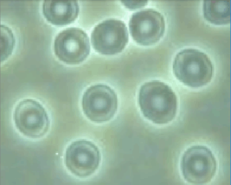
#> input picture cell3.jpg, 231 x 185 px
$ python 16.py   (older library calls are emulated)
#> lines starting #> are read from the running program, lines starting #| are printed output that depends on the picture; after the words box and inside, x2 and y2 are one past the last pixel; in counts of white or black regions, pixels touching at a corner belong together
'''
-*- coding: utf-8 -*-
@Author  : LiZhichao
@Time    : 2019/6/24 8:48
@Software: PyCharm
@File    : 624.py
'''
from tkinter import *
from tkinter import filedialog
import cv2 as cv
import numpy as np
from matplotlib import pyplot as plt
from tkinter import filedialog
import os

def dis(title,num,files):
    cv.namedWindow(title, 0)
    cv.resizeWindow(title, num * H, W)
    cv.imshow(title, np.hstack(files))
    cv.waitKey(0)
    cv.destroyAllWindows()

def display(num,titles,files):
    for i in range(num):
        plt.figure("hist")
        arr = files[i].flatten()
        plt.subplot(1,2,i+1)
        plt.title(titles[i])
        n, bins, patches = plt.hist(arr, bins=256, density=1,edgecolor='None',
                                    facecolor='red')
    plt.show()

def displays(Name,r,c,titles,files):
    plt.figure(Name)
    for i in range(len(files)):
        plt.subplot(r,c,i+1)
        plt.imshow(files[i], cmap='gray')
        plt.xticks([]), plt.yticks([])
        plt.title(titles[i])
    plt.show()

#灰度化
def gray(img):
    # 获取当前图片的信息
    imgInfo = img.shape
    heigh = imgInfo[0]
    width = imgInfo[1]
    # dst 一般是新建值，目标图片
    dst = np.zeros((heigh, width), np.uint8)
    for i in range(0, heigh):
        for j in range(0, width):
            gray = 0.114 * img[i, j, 0] + 0.587 * img[i, j, 1] + 0.299 * img[i, j, 2]
            dst[i, j] = np.uint8(gray)
    return dst

#灰度对比度
def contrast(img,value1,value2):
    image = np.zeros((H,W),np.uint8)
    for i in range(H):
        for j in range(W):
            if img[i,j] > value1:
                gray = img[i,j]*1.2
                if gray > 255:
                    gray = 255
            elif img[i,j] < value2:
                gray = img[i,j]*0.5
            else:
                gray = img[i,j]
            image[i,j]=gray
    flies = [img,image]
    dis("Contrast",2,files=flies)
    return image

#灰度反转
def reverse(img):
    image = np.zeros((H,W),np.uint8)
    for i in range(H):
        for j in range(W):
            gray = 255 - img[i,j]
            image[i,j]=gray
    flies = [img,image]
    dis("Reverse",2,files=flies)
    return image

#二值化
def binarization(img,value):
    image = np.zeros((H,W),np.uint8)
    for i in range(H):
        for j in range(W):
            if img[i,j]>value:
                gray = 255
            else:
                gray = 0
            image[i,j]=gray
    flies = [img,image]
    dis("Binarization",2,files=flies)
    return image

#直方图均衡化
def Hist(img):
    Newimg = np.zeros((H, W), np.uint8)  # 二维数组
    Hist = np.zeros(256, np.int)  # Pixel sum一维均衡化前
    EqHist = np.zeros(256, np.int)  # Equal Pixel均衡化后
    HistP = np.zeros(256, np.float)  # 像素概率
    HistPSUM = np.zeros(256, np.float)  # 像素概率和
    Pixelsum = H * W
    for i in range(H):
        for j in range(W):
            # Every Gray Pixel sum
            Hist[img[i,j]]+=1#像素点出现的次数

    for i in range(256):
        HistP[i] =Hist[i]/Pixelsum#像素点出现的概率

    for i in range(1,256):
        HistPSUM[i] =HistP[i]+HistPSUM[i-1]#归一化

    for i in range(256):
        EqHist[i] =HistPSUM[i]*255#均衡化后灰度值

    for i in range(H):
        for j in range(W):
            # Set New pixels Gray
            Newimg[i,j]= EqHist[img[i,j]]

    files = [img,Newimg]
    titles = ["first","last"]
    displays("Hist",1,2,titles,files)
    display(2,titles,files)
    return Newimg

#5x5
def median5x5(img):
    curimg = np.zeros((H,W),np.uint8)
    newimg = np.zeros((H,W),np.uint8)

    for i in range(1,H-2):
        for j in range(1,W-2):
            t00 = img[i-2,j-2]
            t01 = img[i-2,j-1]
            t02 = img[i-2,j]
            t03 = img[i-2,j+1]
            t04 = img[i-2,j+2]
            t10 = img[i-1, j - 2]
            t11 = img[i-1, j - 1]
            t12 = img[i-1, j]
            t13 = img[i-1, j + 1]
            t14 = img[i-1, j + 2]
            t20 = img[i , j - 2]
            t21 = img[i , j - 1]
            t22 = img[i , j]
            t23 = img[i , j + 1]
            t24 = img[i , j + 2]
            t30 = img[i+1, j - 2]
            t31 = img[i+1, j - 1]
            t32 = img[i+1, j]
            t33 = img[i+1, j + 1]
            t34 = img[i+1, j + 2]
            t40 = img[i+2, j - 2]
            t41 = img[i+2, j - 1]
            t42 = img[i+2, j]
            t43 = img[i+2, j + 1]
            t44 = img[i+2, j + 2]
            templ =[t00,t01,t02,t03,t04,t10,t11,t12,t13,t14,t20,t21,t22,t23,t24,t30,t31,t32,t33,t34,t40,t41,t42,t43,t44]
            templ.sort()
            curimg[i,j]=templ[12]
    for i in range(img.shape[0]):
        for j in range(img.shape[1]):
            if i == 0:
                newimg[i, j] = img[i, j]
            elif j == 0:
                newimg[i, j] = img[i, j]
            elif i == H-1 or i == H-2:
                newimg[i, j] = img[i, j]
            elif j == W-1 or j==W-2:
                newimg[i, j] = img[i, j]
            else:
                newimg[i, j] = curimg[i, j]
    files = [img, curimg, newimg]
    dis('5x5', 3, files)
    return newimg

#Robert算子
def Robert(H,W,img):
    imgR = np.zeros((H,W),np.uint8)
    for i in range(0, H - 1):
        for j in range(0, W - 1):
            a00 = np.int16(img[i,j])
            a01 = np.int16(img[i,j+1])
            a10 = np.int16(img[i+1,j])
            a11 = np.int16(img[i+1,j+1])
            # u = np.sqrt((a00-a11)**2 + (a10-a01)**2)
            u = np.abs((a00-a11))+np.abs(a10-a01)
            if u>= 255:
                u = 255
            elif u<0:
                u = 0
            imgR[i,j] =np.uint8(u)
    files = [img,imgR]
    dis('Robert', 2, files)
    return imgR

#填充
def fillHole(im_in):
    im_floodfill = im_in.copy()
    # Mask 用于 floodFill，官方要求长宽+2
    h, w = im_in.shape[:2]
    mask = np.zeros((h + 2, w + 2), np.uint8)

    # floodFill函数中的seedPoint对应像素必须是背景
    isbreak = False
    for i in range(im_floodfill.shape[0]):
        for j in range(im_floodfill.shape[1]):
            if (im_floodfill[i][j] == 0):
                seedPoint = (i, j)
                isbreak = True
                break
        if (isbreak):
            break

    # 得到im_floodfill 255填充非孔洞值
    cv.floodFill(im_floodfill, mask, seedPoint, 255)

    # 得到im_floodfill的逆im_floodfill_inv
    im_floodfill_inv = cv.bitwise_not(im_floodfill)

    # 把im_in、im_floodfill_inv这两幅图像结合起来得到前景
    im_out = im_in | im_floodfill_inv

    # 保存结果
    return im_out

#绘制轮廓
def draw1(thresh,value):
    contours, hierarchy = cv.findContours(thresh, cv.RETR_TREE,
                                              cv.CHAIN_APPROX_NONE)

    count = 0
    ares_avrg = 0
    c_max = []
    for i in range(len(contours)):
        cnt = contours[i]
        area = cv.contourArea(cnt)
        print(area)

        # 处理掉小的轮廓区域，这个区域的大小自己定义。
        if (area < value):
            c_min = []
            c_min.append(cnt)
            cv.drawContours(thresh, c_min, -1, (0, 0, 0), thickness=-1)
            continue
        count += 1
        ares_avrg += area
        c_max.append(cnt)

        rect = cv.boundingRect(cnt)  # 提取矩形坐标
        cv.rectangle(img, rect, (0, 0, 0xff), 1)  # 绘制矩形
        y = 10 if rect[1] < 10 else rect[1]  # 防止编号到图片之外
        cv.putText(img, str(count), (rect[0], y), cv.FONT_HERSHEY_COMPLEX,
                    0.4, (255, 0, 0), 1)  # 在细胞左上角写上编号
        print("{}-cell:{}".format(count, area), end="  ")  # 打印出每个细胞的面积
        print("x:{} y:{}".format(rect[0], rect[1]))  # 打印坐标

    cv.drawContours(img, c_max, -1, (0, 0, 0), thickness=1)

    cv.imshow('mask', img)
    cv.waitKey(0)

#正常图片操作
def main1(img):
    imgh1 = Hist(img)#灰度均衡化
    cv.imshow("Hist",imgh1)

    imgN1 = median5x5(imgh1)#中值滤波处理噪声
    cv.imshow("Median5x5", imgN1)

    imgR = Robert(H, W, imgN1)#Robert锐化算子进行边缘检测
    cv.imshow("Robert", imgR)

    imgErZhihua = binarization(imgR,39)#图像二值化
    cv.imshow("Binarization",imgErZhihua)

    fill_img = fillHole(imgErZhihua)#填充二值化图像
    cv.imshow("Fill", fill_img)

    draw1(fill_img,150)#勾画轮廓

    cv.waitKey(0)
    cv.destroyAllWindows()

#对图片进行灰度反转
def main2(img):
    img4 = reverse(img)
    cv.imshow("Reverse",img4)

    imgh1 = Hist(img4)
    cv.imshow("Hist",imgh1)

    imgN1 = median5x5(imgh1)
    cv.imshow("Median5x5", imgN1)

    imgR = Robert(H, W, imgN1)
    cv.imshow("Robert", imgR)

    imgErZhihua = binarization(imgR,39)
    cv.imshow("Binarization",imgErZhihua)

    fill_img = fillHole(imgErZhihua)
    cv.imshow("Fill", fill_img)

    draw1(fill_img,170)

    cv.waitKey(0)
    cv.destroyAllWindows()

if __name__ == '__main__':

    root = Tk()#创建图形用户界面，用来打开图片
    default_dir = r"C:\Users\19845\PycharmProjects\Project\image"
    #默认打开的文件夹，可修改为目标图片所在文件夹
    File = filedialog.askopenfilename(parent=root, initialdir=(
        os.path.expanduser(default_dir)), title='选择文件')
#> the answer given: cell3.jpg
    print(File)

    img = cv.imread(File)#获取图形用户界面得到的图片路径
#> img is the input picture: shape (185, 231, 3); mean B, G, R 159.4, 181.6, 150.3

    # img = cv.imread("cell3.jpg")#如果无法通过图像用户界面打开，可注释掉318-325行，使用该行获取图片

    cv.imshow("Original",img)

    img1 = gray(img)#图片灰度化
#> after the loop in gray, `for i in range(0, heigh):`:
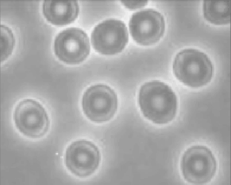
#> dst: shape (185, 231); min 118, max 241, mean 169.2
    H = img1.shape[0]
#> H = 185
    W = img1.shape[1]
#> W = 231
    print(img1.shape)
#| (185, 231)
    cv.imshow("Grayscale",img1)

    img2 = contrast(img1,127,70)#灰度图调整灰度对比度
#> after the loop in contrast, `for i in range(H):`:
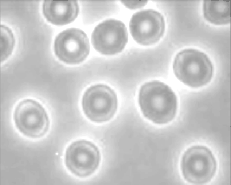
#> image: shape (185, 231); min 118, max 255, mean 202.3
    cv.imshow("Contrast",img2)

    main1(img2)#正常处理图片
#> after the loop in Hist, `for i in range(H):`:
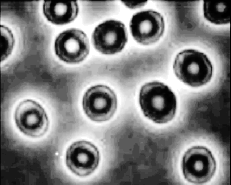
#> Newimg: shape (185, 231); min 0, max 255, mean 129.2
#> the loop in displays, `for i in range(len(files)):` made 2 passes
#> after the loop in Robert, `for i in range(0, H - 1):`:
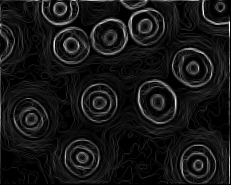
#> imgR: shape (185, 231); min 0, max 255, mean 22.1
#> after the loop in binarization, `for i in range(H):`:
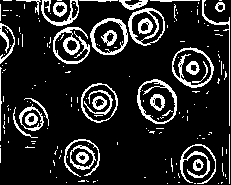
#> image: shape (185, 231); 14.7% white in thin lines or dots
#> in fillHole, `cv.floodFill(im_floodfill, mask, seedPoint, 255)`: im_floodfill: shape (185, 231); 89.1% white; 30 black regions (9 under 20 px), largest, box (x1, y1, x2, y2) and area: (140, 82, 175, 122) 793, (173, 50, 211, 85) 720, (94, 21, 124, 53) 602
#> in fillHole, `im_out = im_in | im_floodfill_inv`: im_out: shape (185, 231); 25.6% white; 153 white regions (129 under 20 px)
#> in draw1, `contours, hierarchy = cv.findContours(thresh, cv.RETR_TREE, cv.CHAIN_A..`: contours = 153 contours, 134 with area under 20; largest, box (x1, y1, x2, y2) and area: (137, 79, 177, 124) 1344, (172, 47, 214, 88) 1238, (81, 83, 118, 123) 1084, (90, 18, 128, 55) 1059, (128, 8, 165, 46) 1031
#> the loop in draw1, `for i in range(len(contours)):` made 153 passes
#> area on passes 22, 42, 68: 82.5, 105.5, 39.5
#| 0.0
#| 0.0
#| 0.0
#| 0.5
#| 0.0
#| 0.0
#| 0.5
#| 0.0
#> (further printed lines are left out)
#> after the loop in draw1, `for i in range(len(contours)):`:
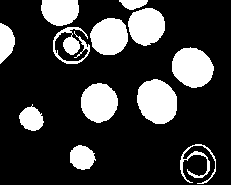
#> thresh: shape (185, 231); 21.9% white; 12 white regions
#> after the loop in draw1, `for i in range(len(contours)):`: ares_avrg = 8568; c_max = 12 contours; largest, box (x1, y1, x2, y2) and area: (137, 79, 177, 124) 1344, (172, 47, 214, 88) 1238, (81, 83, 118, 123) 1084, (90, 18, 128, 55) 1059, (128, 8, 165, 46) 1031; count = 12
#> in draw1, `cv.drawContours(img, c_max, -1, (0, 0, 0), thickness=1)`:
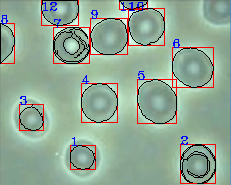
#> img: shape (185, 231, 3); mean B, G, R 149.2, 167.8, 145.5

    # main2(img2)#将图片进行灰度反转处理

    cv.waitKey(0)
    cv.destroyAllWindows()

$ run again, with cell1.jpg copied over cell3.jpg
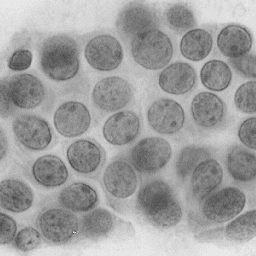
#> input picture cell1.jpg, 256 x 256 px
#> img is the input picture: shape (256, 256, 3); min 66, max 239, mean 158.8
#| (256, 256)
#> the loop in displays, `for i in range(len(files)):` made 2 passes
#> im_floodfill: shape (256, 256); 94.7% white; 70 black regions (61 under 20 px), largest, box (x1, y1, x2, y2) and area: (54, 102, 89, 136) 920, (32, 155, 67, 186) 673, (180, 29, 211, 60) 639
#> im_out: shape (256, 256); 18.4% white; 825 white regions (755 under 20 px)
#> contours = 825 contours, 788 with area under 20; largest, box (x1, y1, x2, y2) and area: (52, 100, 91, 138) 1095, (31, 153, 69, 189) 970, (189, 58, 233, 118) 912, (179, 27, 213, 62) 878, (6, 48, 33, 71) 454
#> the loop in draw1, `for i in range(len(contours)):` made 825 passes
#> area on passes 45, 93: 50, 68.5
#> (printed output is left out)
#> after the loop in draw1, `for i in range(len(contours)):`:
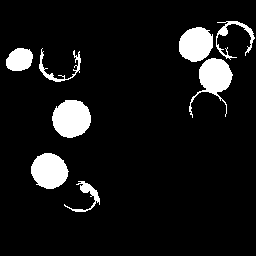
#> thresh: shape (256, 256); 8.4% white; 8 white regions
#> after the loop in draw1, `for i in range(len(contours)):`: ares_avrg = 4880.5; c_max = 8 contours; box (x1, y1, x2, y2) and area: (52, 100, 91, 138) 1095, (31, 153, 69, 189) 970, (189, 58, 233, 118) 912, (179, 27, 213, 62) 878, (6, 48, 33, 71) 454, (216, 21, 255, 60) 220, (64, 181, 100, 212) 192, (39, 48, 81, 82) 162; count = 8
#> in draw1, `cv.drawContours(img, c_max, -1, (0, 0, 0), thickness=1)`:
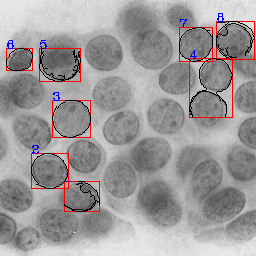
#> img: shape (256, 256, 3); mean B, G, R 154, 153.3, 156.8
